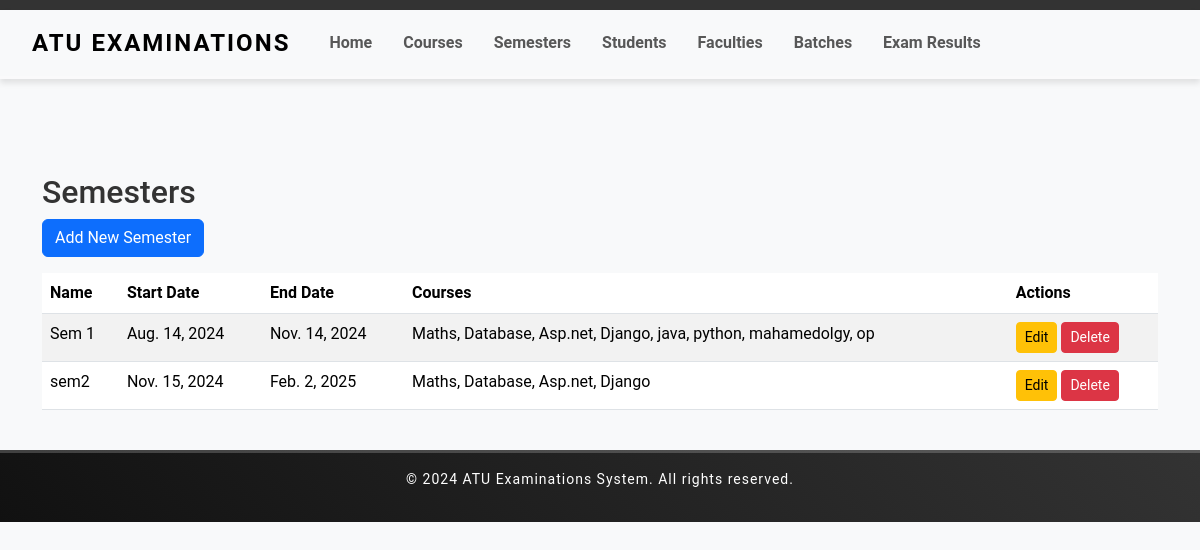
The app's page /semesters/, older data.
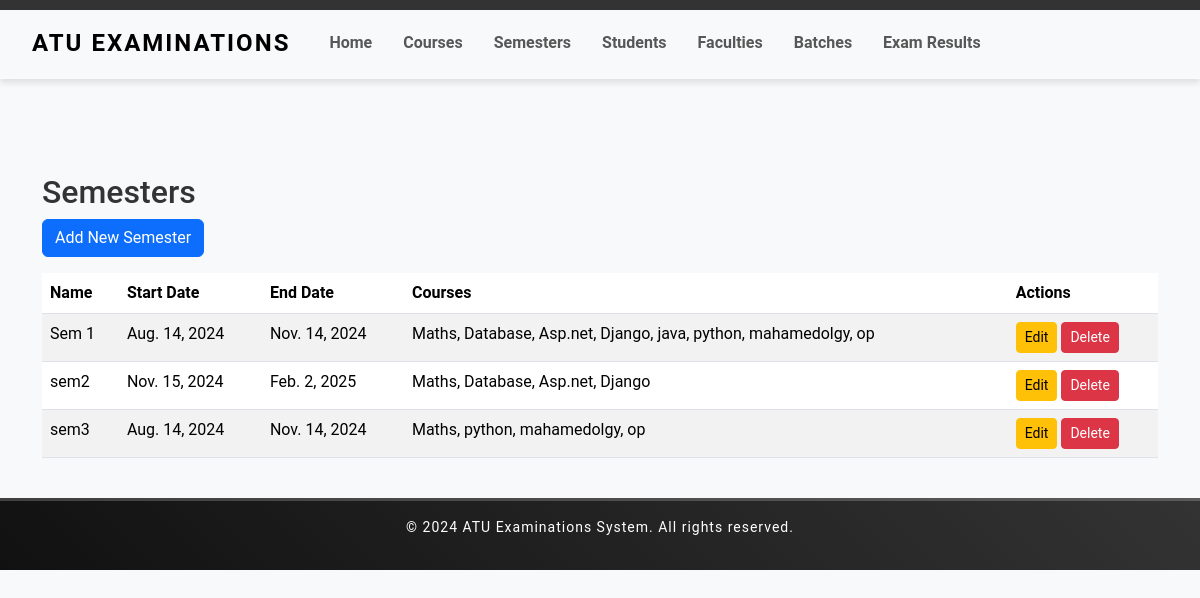
The same page, newer data.
### examination/models.py (models this page shows, shortened)
class Semester(models.Model):
    name = models.CharField(max_length=50)
    start_date = models.DateField()
    end_date = models.DateField()
    courses = models.ManyToManyField(Course, related_name='semesters')

class Course(models.Model):
    code = models.CharField(max_length=10, unique=True)
    name = models.CharField(max_length=100)
    credit_hours = models.PositiveIntegerField()

### examination/views.py (the view)
# urls.py: path('semesters/', SemesterListView.as_view(), name='semester_list'),
class SemesterListView(ListView):
    model = Semester
    template_name = 'semesters/semester_list.html'
    context_object_name = 'semesters'

### Templates/semesters/semester_list.html (shortened to what this page needs)
{%extends "examination/home.html" %}
{% block content %}
<div class="container mt-4">
    <h2>Semesters</h2>
    <a href="{% url 'semester_create' %}" class="btn btn-primary mb-3">Add New Semester</a>
    <div class="table-responsive">
        <table class="table table-striped table-hover">
            <thead class="thead-dark">
                <tr>
                    <th scope="col">Name</th>
                    <th scope="col">Start Date</th>
                    <th scope="col">End Date</th>
                    <th scope="col">Courses</th>
                    <th scope="col">Actions</th>
                </tr>
            </thead>
            <tbody>
                {% for semester in semesters %}
                <tr>
                    <td>{{ semester.name }}</td>
                    <td>{{ semester.start_date }}</td>
                    <td>{{ semester.end_date }}</td>
                    <td>
                        {% for course in semester.courses.all %}
                            {{ course.name }}{% if not forloop.last %}, {% endif %}
                        {% endfor %}
                    </td>
                    <td>
                        <a href="{% url 'semester_update' semester.pk %}" class="btn btn-warning btn-sm">Edit</a>
                        <a href="{% url 'semester_delete' semester.pk %}" class="btn btn-danger btn-sm">Delete</a>
                    </td>
                </tr>
                {% empty %}
                <tr>
                    <td colspan="5" class="text-center">No semesters available.</td>
                </tr>
                {% endfor %}
            </tbody>
        </table>
    </div>
</div>
{% endblock %}

Row changes from the older to the newer data that the page shows:
added Semester: name "sem3", start_date "Aug. 14, 2024", end_date "Nov. 14, 2024", Course (name "Maths"), Course (name "python"), Course (name "mahamedolgy"), Course (name "op")
